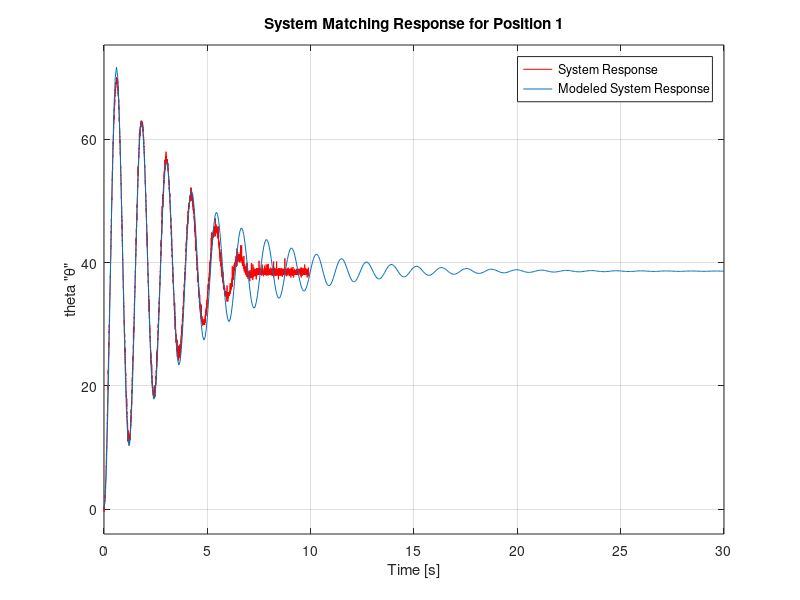

Reproduce this figure in MATLAB. (Note: this script raises an error after producing the figure.)
% Filtered Position 1 data
close all;
load('filPos1Data.mat')
pos1_x = filPos1Data(:,1);
pos1_y = filPos1Data(:,2);
figure(1);
plot(pos1_x,pos1_y-pos1_y(1,1),'-r')
hold on
eps = 0.0673-0.018; wn = 5.0066+0.195;
sys = tf([1045],[1 2*eps*wn wn^2]);
step(sys)
title('System Matching Response for Position 1')
ylabel('theta "\theta"')
legend('System Response','Modeled System Response')
stepinfo(sys)
